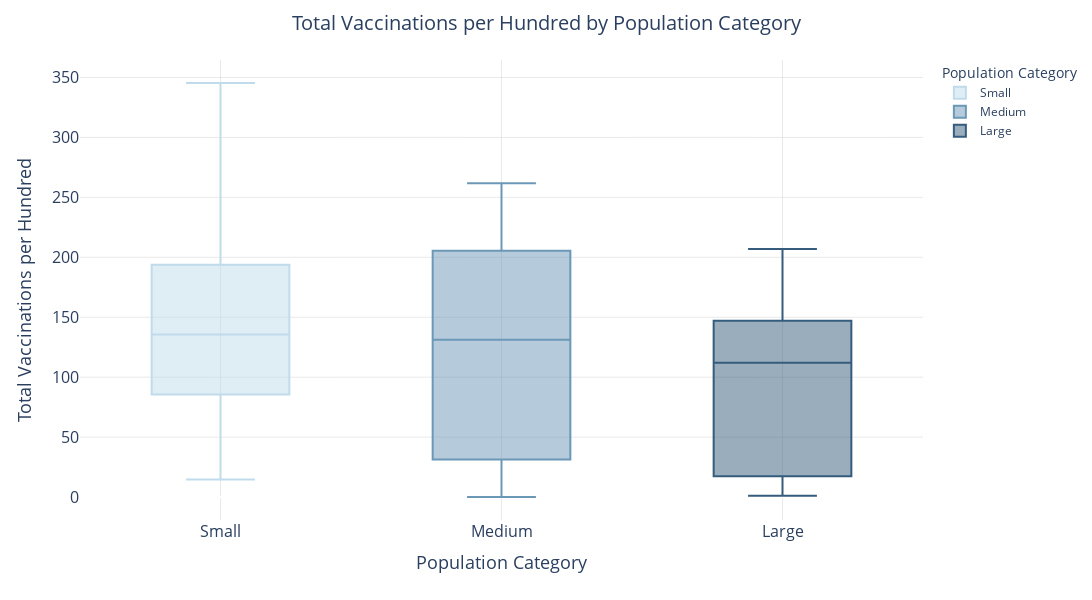

Notebook code cell kept with this figure:
### Code cell
fig = px.box(latest_vaccinations_per_hundred, 
             x='Population Category', 
             y='Total Number of Vaccinations per Hundred', 
             category_orders={'Population Category': ['Small', 'Medium', 'Large']},
             color='Population Category',  # Assigning color based on Population Category
             color_discrete_sequence=['rgb(192, 219, 236)', 'rgb(108, 152, 183)', 'rgb(53, 92, 125)'])

fig.update_layout(
    title={
        'text': 'Total Vaccinations per Hundred by Population Category',
        'x': 0.5,  
        'xanchor': 'center',
        'font': {
            'size': 20
        }
    },
    xaxis={
        'title': 'Population Category',
        'title_font_size': 18,
        'tickfont_size': 16,
        'showgrid': True, 
        'gridwidth': 0.5, 
        'gridcolor': 'LightGrey'
    },
    yaxis={
        'title': 'Total Vaccinations per Hundred',
        'title_font_size': 18,
        'tickfont_size': 16,
        'showgrid': True, 
        'gridwidth': 0.5,
        'gridcolor': 'lightgrey',
    },
    plot_bgcolor='white',  
    height=600,
    width=1200
)


fig.show()

### Figure 1 — Plotly figure (JSON) as saved in the notebook; plotly's stock layout.template omitted (floating-point values rounded to 4 significant figures)
{"data": [{"alignmentgroup": "True", "hovertemplate": "Population Category=%{x}<br>Total Number of Vaccinations per Hundred=%{y}<extra></extra>", "legendgroup": "Small", "marker": {"color": "rgb(192, 219, 236)"}, "name": "Small", "notched": false, "offsetgroup": "Small", "orientation": "v", "showlegend": true, "type": "box", "x": ["Small", "Small", "Small", "Small", "Small", "Small", "Small", "Small", "Small", "Small", "Small", "Small", "Small", "Small", "Small", "Small", "Small", "Small", "Small", "Small", "Small", "Small", "Small", "Small", "Small", "Small", "Small", "Small", "Small", "Small", "Small", "Small", "Small", "Small", "Small", "Small", "Small", "Small", "Small", "Small", "Small", "Small", "Small", "Small", "Small", "Small", "Small", "Small", "Small", "Small", "Small", "Small", "Small", "Small", "Small", "Small", "Small", "Small", "Small", "Small", "Small", "Small", "Small", "Small", "Small", "Small", "Small", "Small", "Small", "Small", "Small", "Small", "Small", "Small", "Small", "Small", "Small", "Small", "Small", "Small", "Small", "Small", "Small", "Small", "Small", "Small", "Small", "Small", "Small", "Small", "Small", "Small", "Small", "Small", "Small", "Small", "Small", "Small", "Small", "Small", "Small", "Small", "Small", "Small", "Small", "Small", "Small", "Small", "Small", "Small", "Small", "Small", "Small", "Small", "Small", "Small", "Small", "Small", "Small", "Small", "Small", "Small", "Small", "Small", "Small", "Small", "Small"], "x0": " ", "xaxis": "x", "y": [95.87, 196.5, 150.2, 127.0, 70.38, 157.9, 200.5, 84.19, 195.7, 108.5, 123.2, 115.4, 204.7, 229.2, 135.6, 58.98, 105.0, 133.2, 242.0, 63.05, 129.6, 212.2, 20.59, 71.81, 168.2, 197.8, 128.0, 312.3, 149.6, 197.9, 227.3, 16.52, 86.37, 159.8, 32.65, 148.8, 43.45, 211.8, 124.9, 144.9, 210.5, 129.9, 24.09, 14.61, 71.79, 345.4, 140.2, 77.12, 237.8, 27.91, 112.5, 119.2, 197.9, 170.5, 218.4, 131.7, 172.6, 221.9, 46.88, 223.7, 110.3, 102.2, 180.5, 43.8, 136.2, 154.0, 77.94, 41.94, 21.86, 49.09, 184.1, 166.0, 201.7, 188.1, 168.0, 243.3, 55.51, 195.9, 52.78, 164.8, 164.6, 106.4, 84.54, 32.26, 154.7, 198.2, 127.6, 213.6, 143.4, 257.8, 88.18, 161.5, 206.2, 70.75, 180.1, 116.7, 200.0, 225.5, 129.5, 112.9, 63.85, 62.55, 152.3, 200.6, 91.82, 123.6, 201.7, 26.22, 253.5, 142.9, 129.4, 143.2, 50.86, 85.25, 179.4, 96.52, 32.53, 141.5, 137.9, 110.0, 123.9, 175.1, 101.6, 168.7, 230.3, 63.43, 117.8], "y0": " ", "yaxis": "y"}, {"alignmentgroup": "True", "hovertemplate": "Population Category=%{x}<br>Total Number of Vaccinations per Hundred=%{y}<extra></extra>", "legendgroup": "Medium", "marker": {"color": "rgb(108, 152, 183)"}, "name": "Medium", "notched": false, "offsetgroup": "Medium", "orientation": "v", "showlegend": true, "type": "box", "x": ["Medium", "Medium", "Medium", "Medium", "Medium", "Medium", "Medium", "Medium", "Medium", "Medium", "Medium", "Medium", "Medium", "Medium", "Medium", "Medium", "Medium", "Medium", "Medium", "Medium", "Medium", "Medium", "Medium", "Medium", "Medium", "Medium", "Medium", "Medium", "Medium", "Medium", "Medium", "Medium", "Medium", "Medium", "Medium", "Medium", "Medium", "Medium", "Medium", "Medium", "Medium", "Medium", "Medium", "Medium", "Medium", "Medium", "Medium", "Medium", "Medium", "Medium", "Medium", "Medium", "Medium", "Medium", "Medium", "Medium", "Medium", "Medium", "Medium", "Medium", "Medium", "Medium", "Medium", "Medium", "Medium", "Medium", "Medium", "Medium", "Medium", "Medium", "Medium", "Medium", "Medium", "Medium", "Medium", "Medium", "Medium", "Medium", "Medium", "Medium", "Medium"], "x0": " ", "xaxis": "x", "y": [14.44, 30.72, 51.68, 211.6, 218.1, 131.3, 216.9, 26.77, 109.6, 11.02, 0.1, 217.3, 5.73, 215.6, 2.48, 261.8, 225.9, 157.2, 38.31, 163.1, 141.4, 185.4, 209.0, 210.1, 204.9, 39.83, 197.7, 86.83, 44.1, 2.16, 42.59, 215.6, 194.4, 225.1, 94.73, 110.1, 31.51, 4.6, 10.15, 209.9, 8.98, 145.1, 81.51, 89.98, 134.6, 198.0, 133.8, 6.3, 196.5, 142.6, 225.4, 87.5, 146.3, 176.5, 221.7, 14.52, 14.64, 55.77, 235.1, 5.05, 200.7, 181.9, 13.65, 207.2, 18.44, 207.4, 107.1, 8.18, 184.2, 109.2, 172.7, 36.5, 72.89, 244.9, 206.7, 130.2, 131.9, 218.5, 2.65, 17.98, 59.9], "y0": " ", "yaxis": "y"}, {"alignmentgroup": "True", "hovertemplate": "Population Category=%{x}<br>Total Number of Vaccinations per Hundred=%{y}<extra></extra>", "legendgroup": "Large", "marker": {"color": "rgb(53, 92, 125)"}, "name": "Large", "notched": false, "offsetgroup": "Large", "orientation": "v", "showlegend": true, "type": "box", "x": ["Large", "Large", "Large", "Large", "Large", "Large", "Large", "Large", "Large", "Large", "Large", "Large", "Large", "Large", "Large"], "x0": " ", "xaxis": "x", "y": [146.5, 193.3, 14.48, 1.04, 73.58, 24.92, 136.4, 201.8, 147.3, 10.67, 14.85, 97.41, 134.0, 112.1, 206.9], "y0": " ", "yaxis": "y"}], "layout": {"boxmode": "overlay", "height": 600, "legend": {"title": {"text": "Population Category"}, "tracegroupgap": 0}, "margin": {"t": 60}, "plot_bgcolor": "white", "title": {"font": {"size": 20}, "text": "Total Vaccinations per Hundred by Population Category", "x": 0.5, "xanchor": "center"}, "width": 1200, "xaxis": {"anchor": "y", "categoryarray": ["Small", "Medium", "Large"], "categoryorder": "array", "domain": [0, 1], "gridcolor": "LightGrey", "gridwidth": 0.5, "showgrid": true, "tickfont": {"size": 16}, "title": {"font": {"size": 18}, "text": "Population Category"}}, "yaxis": {"anchor": "x", "domain": [0, 1], "gridcolor": "lightgrey", "gridwidth": 0.5, "showgrid": true, "tickfont": {"size": 16}, "title": {"font": {"size": 18}, "text": "Total Vaccinations per Hundred"}}}}
